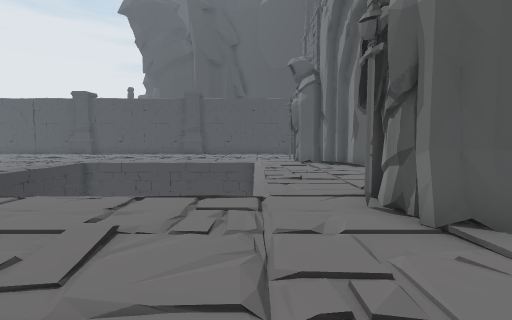
View 1 (above)

24 first-person views from a walk through a 3-D level made in the Unity game engine. The camera is 1.2 m above the floor, tilts 4° down and sees 85° across. The floor is counted in squares, 1 m on a side. Each view is taken from the middle of a square. On the plan, view 1 faces up. The plan holds only what a view shows up to about 13 squares ahead; the rest is blank. The place goes on beyond the plan. Some surface patterns are stand-ins.

View 2
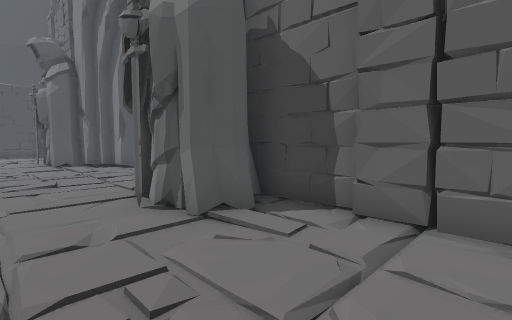

View 3
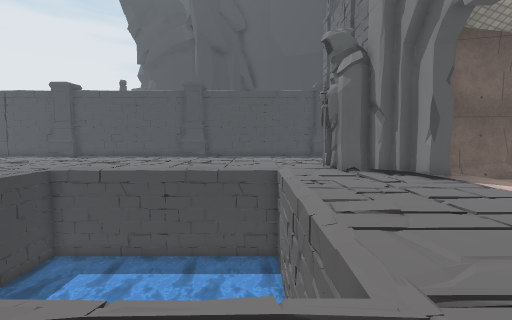

View 4
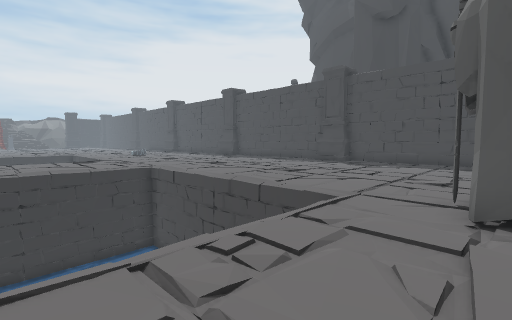

View 5
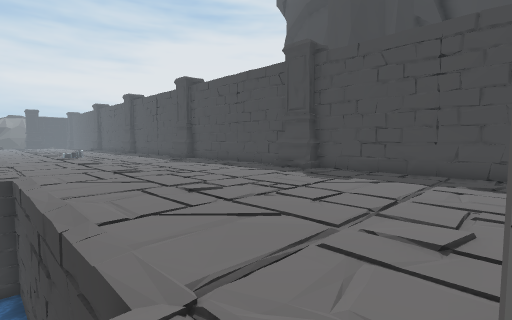

View 6
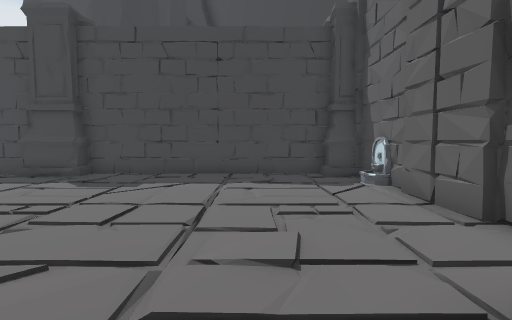

View 7
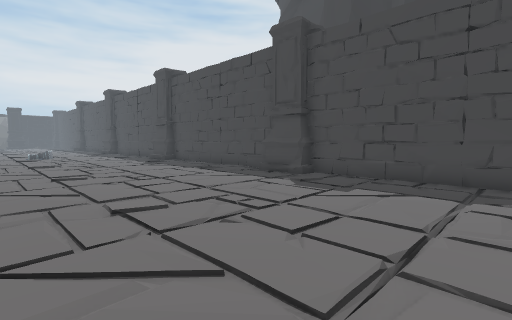

View 8
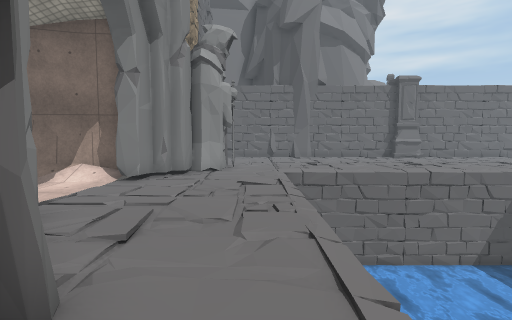

View 9
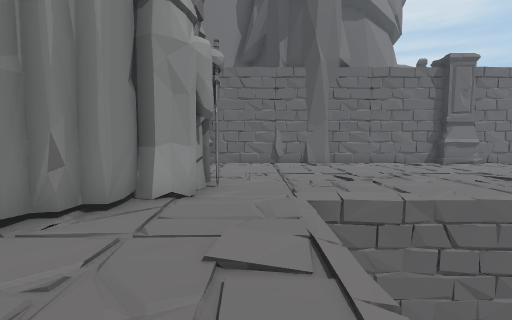

View 10
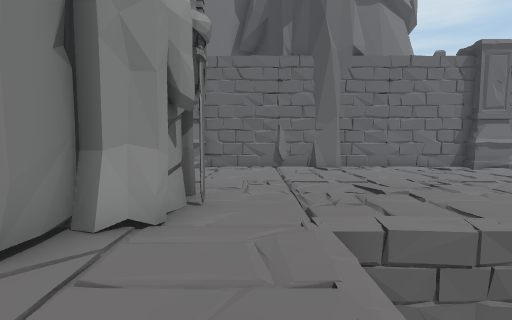

View 11
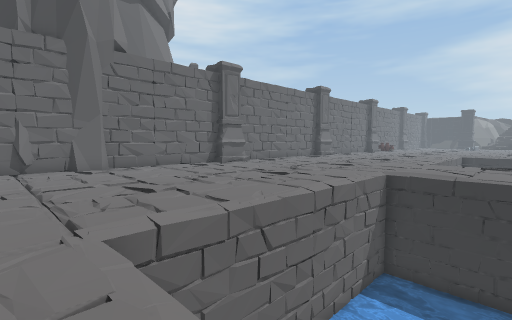

View 12
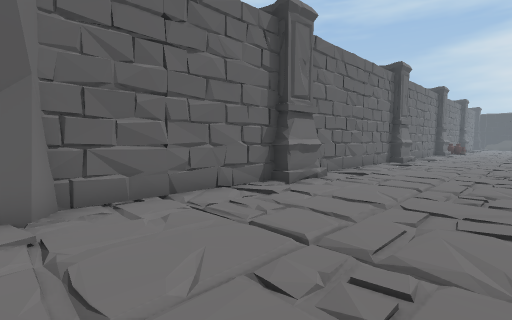

View 13
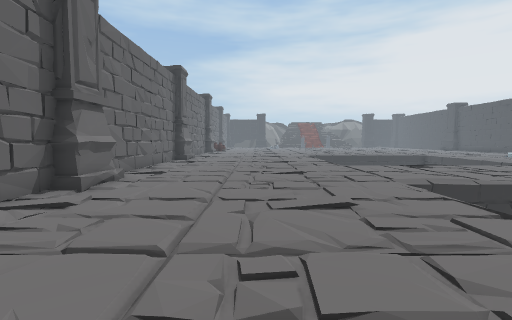

View 14
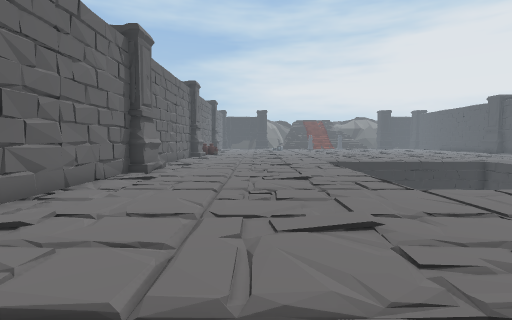

View 15
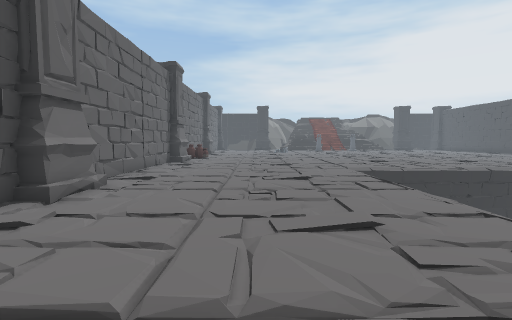

View 16
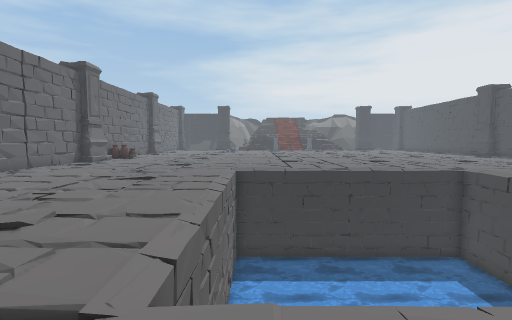

View 17
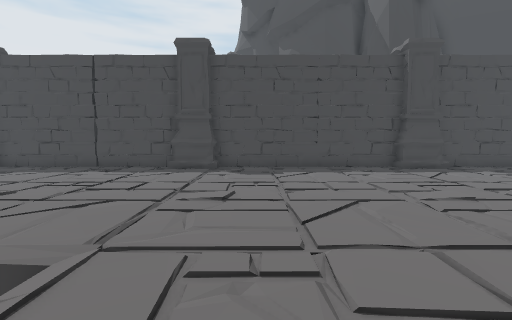

View 18
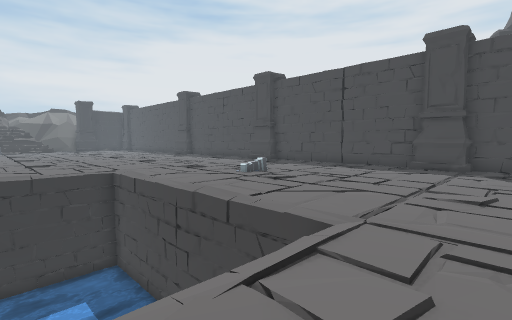

View 19
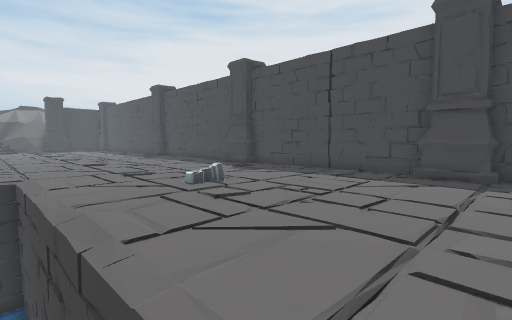

View 20
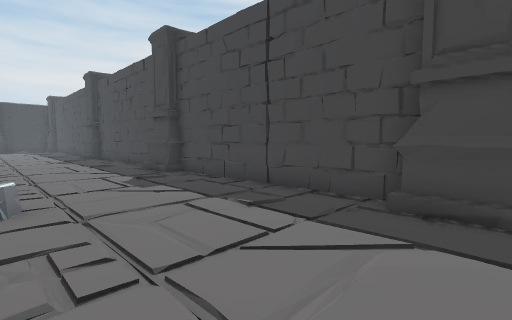

View 21
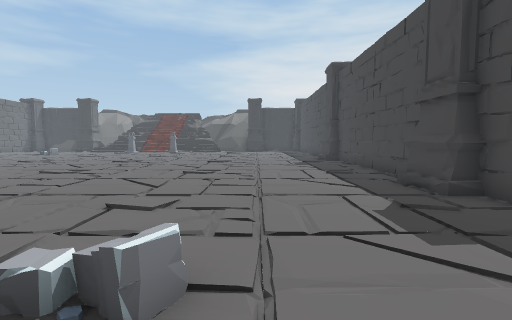

View 22
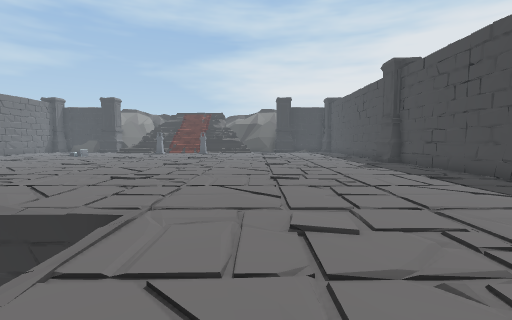

View 23
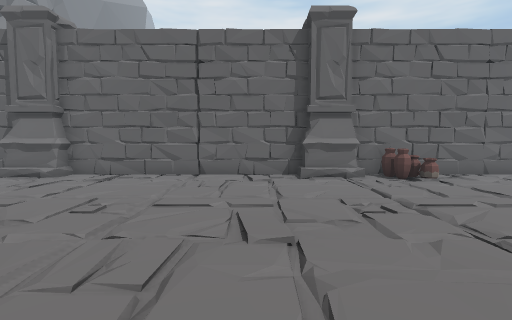

View 24
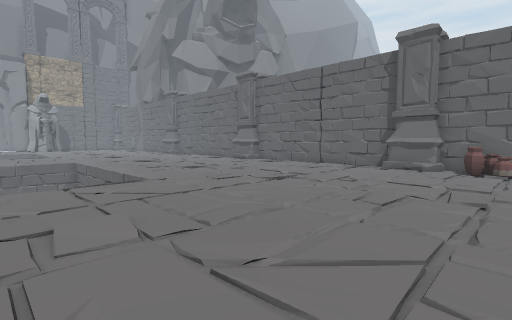

### Floor plan
Key: @ floor where view 1 was taken; # wall or solid block; . floor; / step, stairs or slope; = window, fence, low wall or low ledge; ≈ water the walk keeps out of; v drop or lower ground; O other object.
Columns run from 33 left of view 1 to 8 right of it. Each row starts with its distance up from view 1.
 27                             O
 26 ####### O######## O########OO########O
 25 .......OO........OO........OO........O
 24 ......................................#
 23 .....................................O#
 22 .....................................##
 21 .....................................#
 20 ............O........................##
 19 ......................................
 18 .....................................
 17 ...................................O
 16 .........v...vv.........v...vv.....O
 15 .........vvvv     v.....vvvvvvvvvv..##
 14 .........vvvv     v.....vvvvvvvvvv.. ####
 13 ......../vvvv     v..../vvvvvvvvvv....#/#
 12 ......../vvvv      ..../vvvvvvvv v.......
 11 .......//vvvv     v...//v        v...//.
 10 .........vvv≈     v.....v  ≈≈v   v.......
  9 .........vvv≈     v.....vvv≈≈vv  v....////
  8 ......../vvv≈     v..../vvv≈≈vv  v...#####
  7 ......../vvv≈     v..../vvv≈≈vv  v...#
  6 ......../vvvvvvvvv...../vvvvvvvvv...##
  5 ...................................O###
  4 ....................................###
  3 ......................................#
  2 .....................................##
  1 .....................................##
  0 .................................@...#
 -1 .O...................................
 -2 =O.OO .......OO .......OO ......... OO
 -3 ###OO########OO######## O############O
 -4    O         O

Where each view was taken, in squares from view 1:
view 1: 0 up, 0 right, facing up
view 2: 0 up, 0 right, facing up-right
view 3: 4 up, 1 left, facing up
view 4: 10 up, 3 right, facing up-left
view 5: 15 up, 2 right, facing up-left
view 6: 16 up, 1 right, facing up
view 7: 17 up, 1 right, facing up-left
view 8: 17 up, 1 right, facing down
view 9: 12 up, 1 right, facing down
view 10: 10 up, 1 right, facing down
view 11: 10 up, 1 right, facing down-left
view 12: 3 up, 2 left, facing down-left
view 13: 2 up, 2 left, facing left
view 14: 2 up, 8 left, facing left
view 15: 2 up, 13 left, facing left
view 16: 7 up, 13 left, facing left
view 17: 13 up, 13 left, facing up
view 18: 12 up, 13 left, facing up-left
view 19: 15 up, 14 left, facing up-left
view 20: 20 up, 15 left, facing up-left
view 21: 21 up, 19 left, facing left
view 22: 18 up, 20 left, facing left
view 23: 7 up, 27 left, facing down
view 24: 10 up, 33 left, facing down-right
